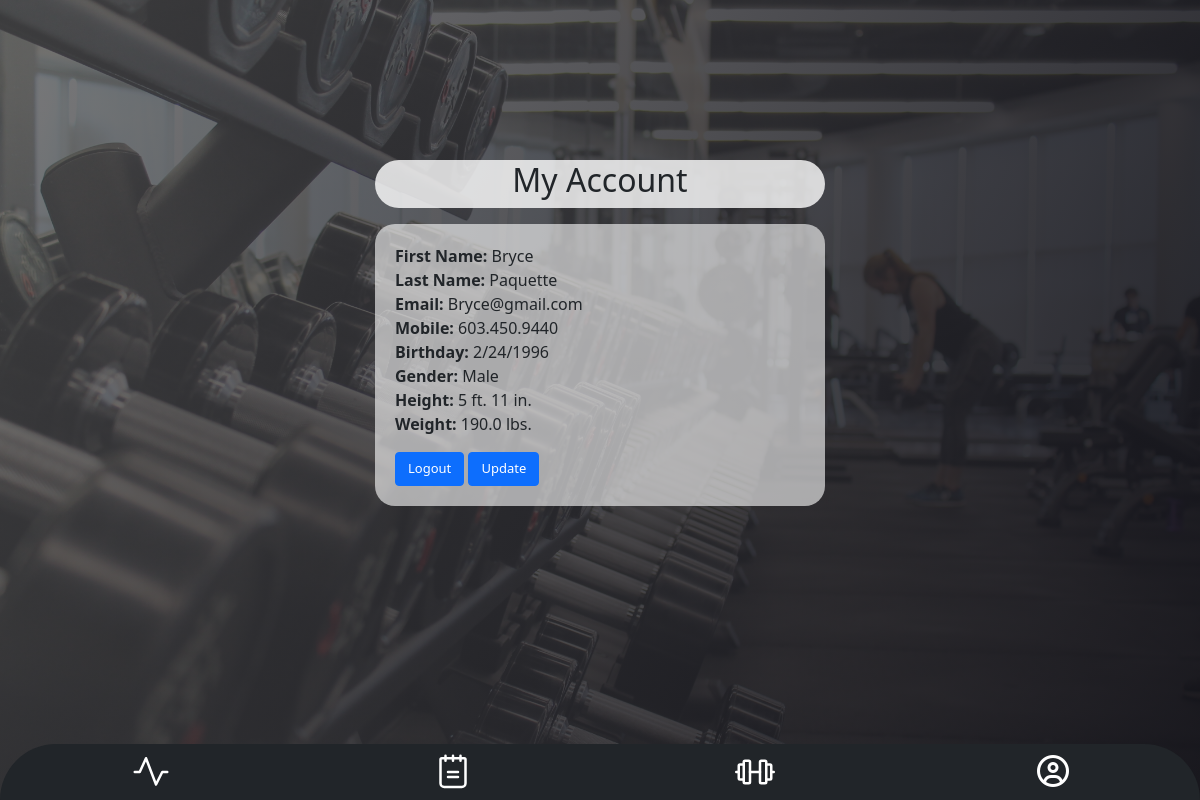
Screenshot of /profile (signed in) with the database file from the repository.
### app.py (models this page shows, shortened)
class Users(UserMixin, db.Model):
    id = db.Column(db.Integer, primary_key=True)
    fname = db.Column(db.String(100), unique=False, nullable=False)
    lname = db.Column(db.String(100), unique=False, nullable=False)
    password = db.Column(db.String(100), unique=False, nullable=False)
    email = db.Column(db.String(100), unique=True, nullable=False)
    phoneNo = db.Column(db.String(100), unique=True, nullable=False) # Must be in format 555.555.5555
    bYear = db.Column(db.Integer, unique=False, nullable=False)
    bMonth = db.Column(db.Integer, unique=False, nullable=False)
    bDay = db.Column(db.Integer, unique=False, nullable=False)
    gender = db.Column(db.Integer, unique=False, nullable=False) # 0 = Female, 1 = Male, 2 = Other
    height = db.Column(db.Integer, unique=False, nullable=False) # Height stored as inches
    weight = db.Column(db.Float, unique=False, nullable=False) # Weight stored as pounds

### app.py (the view)
@app.route("/profile", methods=["GET"])
@login_required
def profile():
    return render_template("profile.html", user=current_user)

### app.py (called while the page is built)
@login_manager.user_loader
def load_user(user_id):
    return Users.query.get(int(user_id))

### Templates/profile.html (shortened to what this page needs)
{% extends 'layout.html' %}
{% block content %}
    <div id="account-title" class="header">
        <h2>My Account</h2>
    </div>
    <div class="container form-box profile">
        <p>
            <strong>First Name:</strong> {{ user.fname.capitalize() }}<br>
            <strong>Last Name:</strong> {{ user.lname.capitalize() }}<br>
            <strong>Email:</strong> {{ user.email.capitalize() }}<br>
            <strong>Mobile:</strong> {{ user.phoneNo.capitalize() }}<br>
            <strong>Birthday:</strong> {{ user.bMonth }}/{{ user.bDay }}/{{ user.bYear }}<br>
            <strong>Gender:</strong> {% if user.gender == 1 %}
                                        Male
                                    {% elif user.gender == 0 %}
                                        Female
                                    {% else %}
                                        Other
                                    {% endif %}
                                    <br>
            <strong>Height:</strong> {{ user.height // 12 }} ft. {{ user.height % 12 }} in.<br>
            <strong>Weight:</strong> {{ user.weight}} lbs.<br>
        </p>
                <form class="inline"action="/logout" method="post">
                    <button class="btn btn-primary" type="submit">Logout</button>
                </form>
                <form class="inline" action="/update" method="get">
                    <button class="btn btn-primary" type="submit">Update</button>
                </form>
        </div>
    </div>
{% endblock %}

### Static/styles.css (style rules this page uses)
html { min-height: 100%; position:relative; }
html::before { content: ''; position: absolute; z-index: -1; background-image: linear-gradient( 115deg, rgba(78, 78, 80, 0.75), rgba(19, 19, 26, 0.95) ), url("./images/gym.jpg"); background-size:cover; background-repeat: no-repeat; background-position:center; background-attachment: fixed; top: 0; right: 0; left: 0; bottom: 0; }
.form-box { background-color: RGB(255,255,255,0.60); width: 450px; padding: 20px; border-radius: 20px; margin: 5vh auto; }
.header { background-color: RGB(255,255,255, 0.8); width: 450px; padding: 1px; border-radius: 30px; margin: 10vh auto 2vh; }
.profile { margin: 2vh auto; }
#account-title { margin: 20vh auto 0; }
.inline { display: inline; }
.btn { font-size: small; }
h1,h2 { text-align: center; }

### rows the page displays
Users: fname "Bryce", lname "Paquette", email "Bryce@gmail.com", phoneNo "603.450.9440", bMonth "2", bDay "24", bYear "1996", height "5", user.height%12 "11", weight "190.0"
